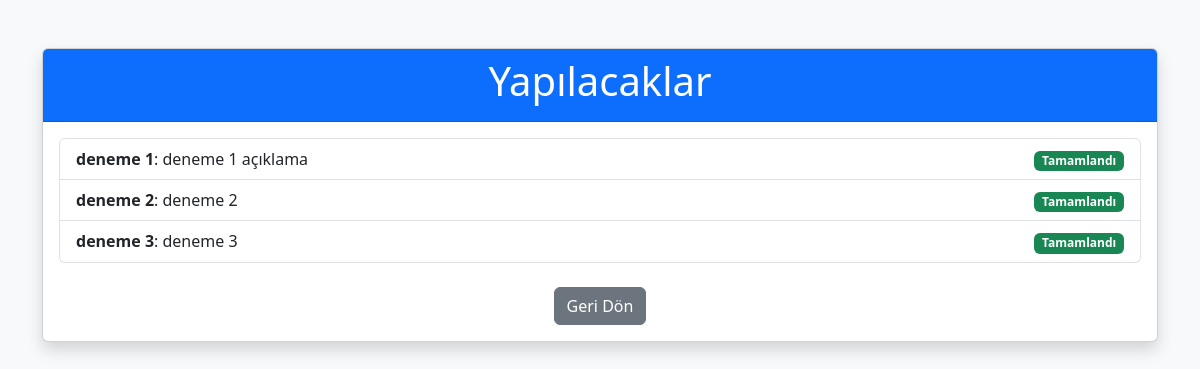
Screenshot of /user/tasks/ (signed in) with the database file from the repository.
### todo/models.py (models this page shows, shortened)
class Task(models.Model):
    title = models.CharField(max_length=200)  # Görev başlığı
    description = models.TextField(blank=True)  # Görev açıklaması
    user = models.ForeignKey(User, on_delete=models.CASCADE)  # Görev atanan kullanıcı
    is_completed = models.BooleanField(default=False)  # Görev tamamlanma durumu

### todo/views.py (the view, shortened to what this page needs)
# urls.py: path('user/tasks/', views.user_tasks, name='user_tasks'),
@login_required
def user_tasks(request):
    tasks = Task.objects.filter(user=request.user)  # Kullanıcıya atanmış görevler
    return render(request, 'user_tasks.html', {'tasks': tasks})

### todo/templates/user_tasks.html (shortened to what this page needs)
<!DOCTYPE html>
<html lang="en">
<head>
    <link href="https://cdn.jsdelivr.net/npm/bootstrap@5.3.3/dist/css/bootstrap.min.css" rel="stylesheet">
</head>
<body class="bg-light">
    <div class="container py-5">
        <div class="card shadow">
            <div class="card-header bg-primary text-white text-center">
                <h1>Yapılacaklar</h1>
            </div>
            <div class="card-body">
                <ul class="list-group">
                    {% for task in tasks %}
                        <li class="list-group-item d-flex justify-content-between align-items-center">
                            <div>
                                <strong>{{ task.title }}</strong>: {{ task.description }}
                            </div>
                            <div>
                                {% if task.is_completed %}
                                    <span class="badge bg-success">Tamamlandı</span>
                                {% else %}
                                    <form method="post" style="display: inline;">
                                        {% csrf_token %}
                                        <input type="hidden" name="task_id" value="{{ task.id }}">
                                        <button type="submit" class="btn btn-sm btn-outline-primary">Tamamlandı olarak işaretle</button>
                                    </form>
                                {% endif %}
                            </div>
                        </li>
                    {% endfor %}
                </ul>
                <div class="text-center mt-4">
                    <a href="{% url 'member_panel' %}" class="btn btn-secondary">Geri Dön</a>
                </div>
            </div>
        </div>
    </div>
</body>
</html>

### rows the page displays
Task: title "deneme 1", description "deneme 1 açıklama", is_completed "Tamamlandı"
Task: title "deneme 2", description "deneme 2", is_completed "Tamamlandı"
Task: title "deneme 3", description "deneme 3", is_completed "Tamamlandı"
